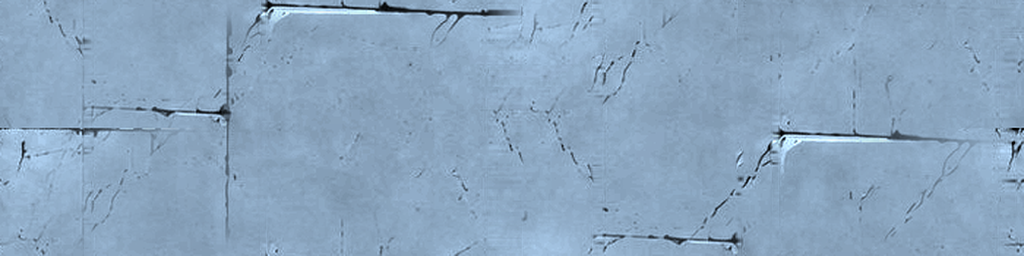
#> input picture game3d/assets/tex-masonry.png, 1024 x 256 px, found by its file name
$ python clean_masonry.py
#> lines starting #> are read from the running program, lines starting #| are printed output that depends on the picture
# Thin out the heavy vertical joints in assets/tex-masonry.png (they read as dark bands on every wall and ledge).
# Each band is replaced by clean stone copied from beside it, feathered in; one joint is kept, faded, so the
# blocks still read as cut stone. Run from game3d/: python3 tools/clean_masonry.py
from PIL import Image
import numpy as np
src = 'assets/tex-masonry.png'
im = np.asarray(Image.open(src).convert('RGB')).astype(float)
H, W, _ = im.shape
#> H = 256; W = 1024
BANDS = [(82, 94), (221, 234), (259, 268), (486, 524), (591, 605), (735, 744), (770, 781), (998, 1018)]
KEEP = {(221, 234): .45}          # the one joint that stays, at this strength
out = im.copy()
for a, b in BANDS:
    w = b - a,
    w = b - a
    for dx in (w + 14, -(w + 14), 2 * w + 30, -(2 * w + 30)):   # a clean strip of the same width nearby
        s0 = (a + dx) % W
        cols = [(s0 + i) % W for i in range(w)]
        if not any(c0 <= c <= c1 for c in cols for c0, c1 in BANDS): break
    patch = im[:, cols, :]
    # match the patch's brightness to the stone either side of the band, row by row
    left, right = im[:, (a - 4) % W, :], im[:, (b + 4) % W, :]
    t = np.linspace(0, 1, w)[None, :, None]
    target = left[:, None, :] * (1 - t) + right[:, None, :] * t
    patch = patch - patch.mean(1, keepdims=True) + target
    feather = np.minimum(1, np.minimum(np.arange(w) + 1, w - np.arange(w)) / 4.0)[None, :, None]
    keep = KEEP.get((a, b), 0)
    mix = feather * (1 - keep)
    out[:, [c % W for c in range(a, b)], :] = im[:, [c % W for c in range(a, b)], :] * (1 - mix) + patch * mix
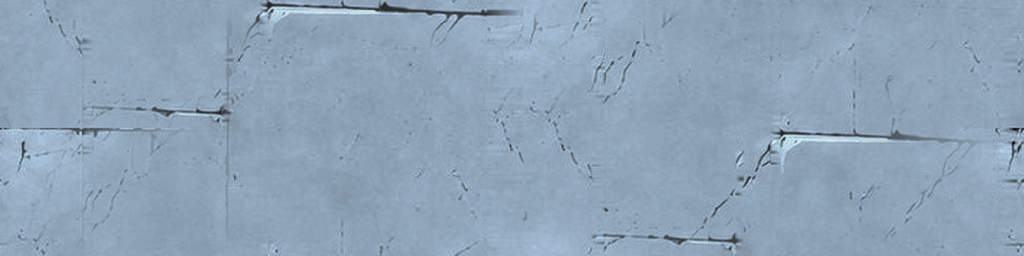
#> out: shape (256, 1024, 3) float64; mean R, G, B 139, 166.3, 192.3; drawn with min black and max white
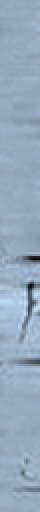
#> patch: shape (256, 20, 3) float64 (shown 2 times larger); mean R, G, B 139.2, 166.7, 192.9; drawn with min black and max white
Image.fromarray(np.clip(out, 0, 255).astype(np.uint8)).save(src)
print('cleaned', len(BANDS), 'bands')
